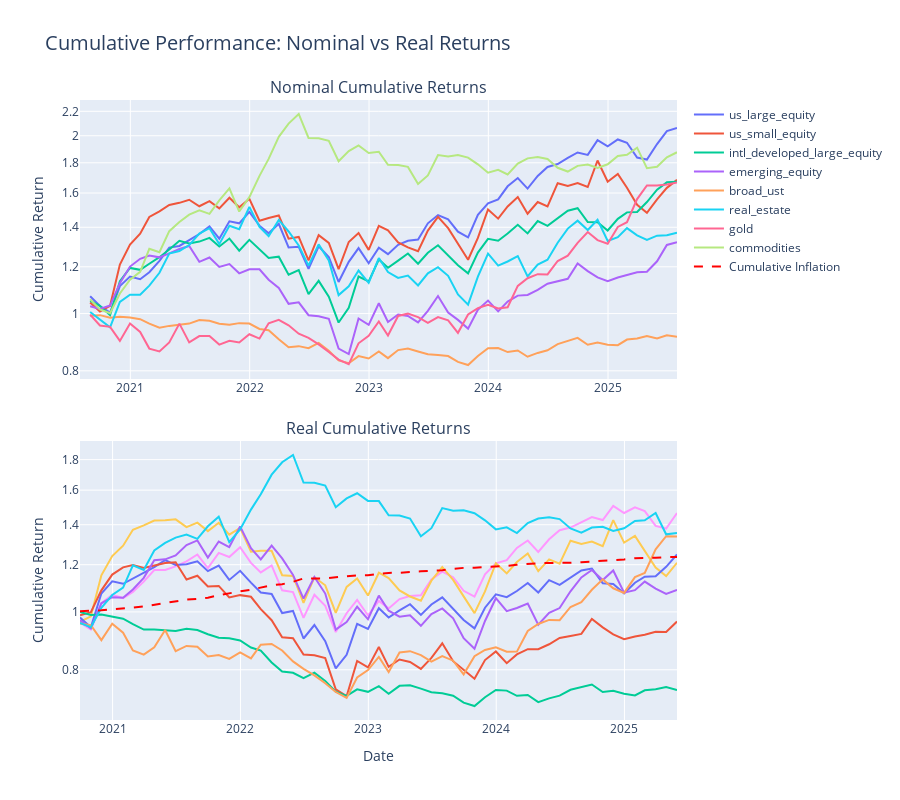

Source (notebook cell):
### Markdown cell above
## 8. Cumulative Performance Comparison

### Code cell
# Calculate cumulative returns
def calculate_cumulative_returns(returns_df):
    return (1 + returns_df).cumprod()

# Select key exposures for comparison
key_exposures = [
    'us_large_equity', 'us_small_equity', 'intl_developed_large_equity',
    'emerging_equity', 'broad_ust', 'real_estate', 'gold', 'commodities'
]

# Filter available exposures
available_key_exposures = [exp for exp in key_exposures if exp in real_returns_df.columns]

# Calculate cumulative returns for both nominal and real
nominal_cumulative = calculate_cumulative_returns(nominal_returns_df[available_key_exposures])
real_cumulative = calculate_cumulative_returns(real_returns_df[available_key_exposures])

# Create the plot
fig = make_subplots(
    rows=2, cols=1,
    subplot_titles=('Nominal Cumulative Returns', 'Real Cumulative Returns'),
    vertical_spacing=0.1
)

# Add nominal returns
for col in nominal_cumulative.columns:
    fig.add_trace(
        go.Scatter(
            x=nominal_cumulative.index,
            y=nominal_cumulative[col],
            name=col,
            mode='lines',
            showlegend=True
        ),
        row=1, col=1
    )

# Add real returns
for col in real_cumulative.columns:
    fig.add_trace(
        go.Scatter(
            x=real_cumulative.index,
            y=real_cumulative[col],
            name=col,
            mode='lines',
            showlegend=False
        ),
        row=2, col=1
    )

# Add inflation cumulative impact
inflation_cumulative = calculate_cumulative_returns(inflation_rates)
fig.add_trace(
    go.Scatter(
        x=inflation_cumulative.index,
        y=inflation_cumulative,
        name='Cumulative Inflation',
        mode='lines',
        line=dict(dash='dash', color='red'),
        showlegend=True
    ),
    row=2, col=1
)

fig.update_layout(
    height=800,
    title_text="Cumulative Performance: Nominal vs Real Returns",
    title_font_size=20,
    hovermode='x unified'
)

fig.update_yaxes(title_text="Cumulative Return", type="log", row=1, col=1)
fig.update_yaxes(title_text="Cumulative Return", type="log", row=2, col=1)
fig.update_xaxes(title_text="Date", row=2, col=1)

fig.show()
